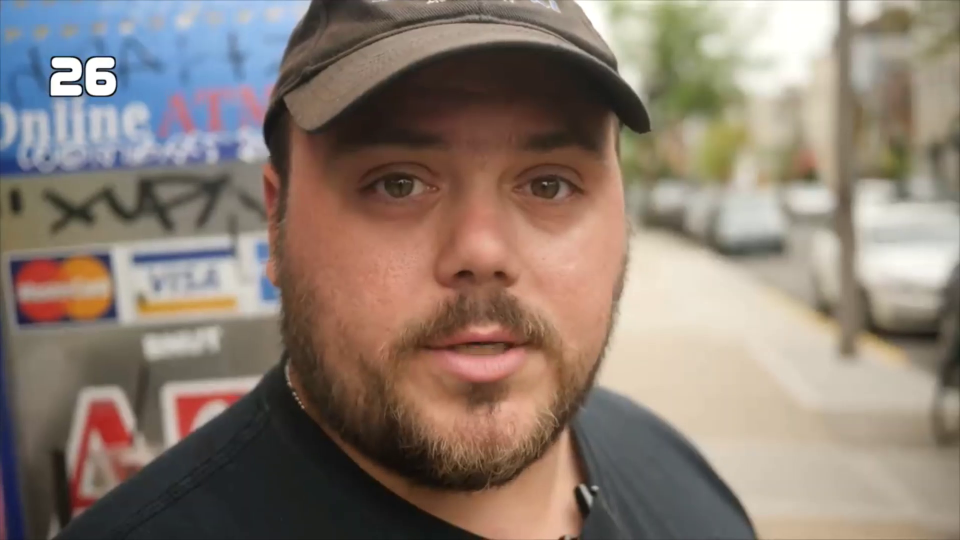
#> input picture frame 7 of SavedVideo.mp4, 1920 x 1080 px, given in place of ForrestGump.mp4, which was not available (shown at 1/2 size)
$ python face.py
#> lines starting #> are read from the running program, lines starting #| are printed output that depends on the picture; after the words box and inside, x2 and y2 are one past the last pixel; in counts of white or black regions, pixels touching at a corner belong together
import numpy as np
import cv2

face_cascade = cv2.CascadeClassifier('haarcascade_frontalface_default.xml')
eye_cascade = cv2.CascadeClassifier('haarcascade_eye.xml')

# cap = cv2.VideoCapture(0)
cap = cv2.VideoCapture("Videos/ForrestGump.mp4")

while 1:
    ret,img = cap.read()
#> img is the input picture: shape (1080, 1920, 3); mean B, G, R 113.9, 124.8, 139.3
    gray = cv2.cvtColor(img, cv2.COLOR_BGR2GRAY)
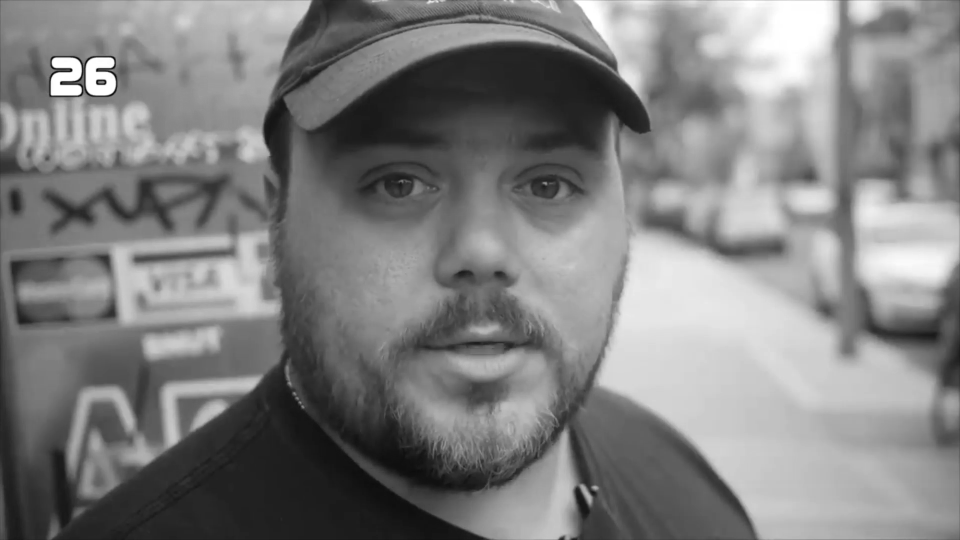
#> gray: shape (1080, 1920) (shown at 1/2 size); min 0, max 255, mean 127.8
    faces = face_cascade.detectMultiScale(gray, 1.3, 5)
#> faces = ()

    for (x, y, w, h) in faces:
        cv2.rectangle(img, (x, y), (x + w, y + h), (255, 0, 0), 2)
#> this loop made 0 passes

    cv2.imshow('img', img)
    k = cv2.waitKey(30) & 0xff
#> (key Esc is pressed here)
    if k == 27:
        break

cap.release()
cv2.destroyAllWindows()

$ run again, starting later in the video
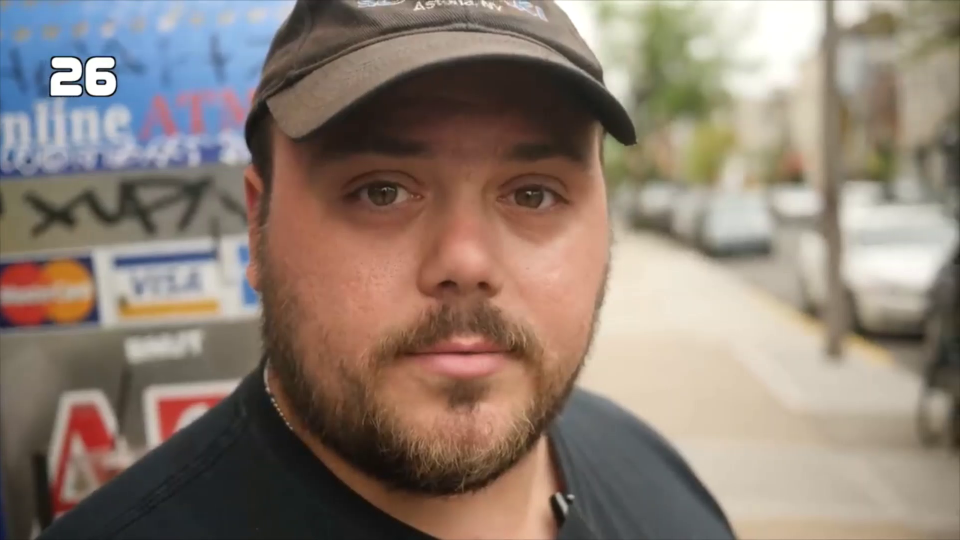
#> input picture frame 32 of SavedVideo.mp4, 1920 x 1080 px, given in place of ForrestGump.mp4, which was not available (shown at 1/2 size)
#> img is the input picture: shape (1080, 1920, 3); mean B, G, R 114.7, 126, 140.9
#> `gray = cv2.cvtColor(img, cv2.COLOR_BGR2GRAY)`:
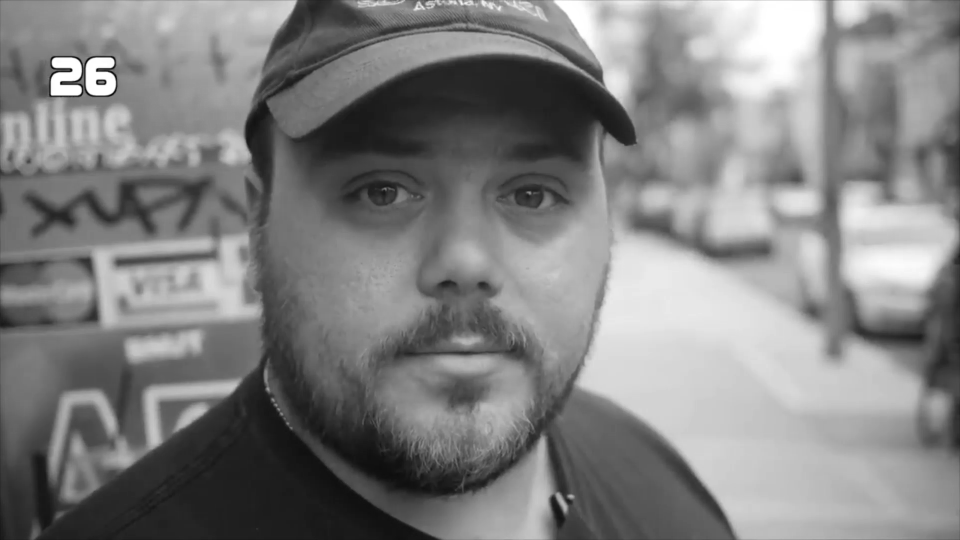
#> gray: shape (1080, 1920) (shown at 1/2 size); min 1, max 255, mean 129.1
#> faces = [[555, 151, 727, 727]]
#> the loop `for (x, y, w, h) in faces:` made 1 pass
#> after the loop `for (x, y, w, h) in faces:`:
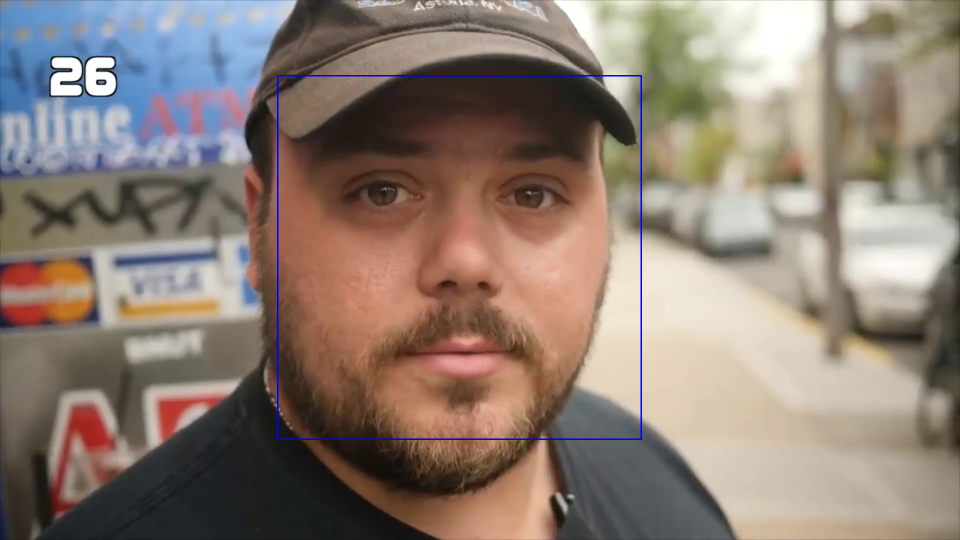
#> img: shape (1080, 1920, 3) (shown at 1/2 size); 0.42% of pixels changed, all inside (x1, y1, x2, y2) = (554, 150, 1284, 880)

$ run again, starting later in the video
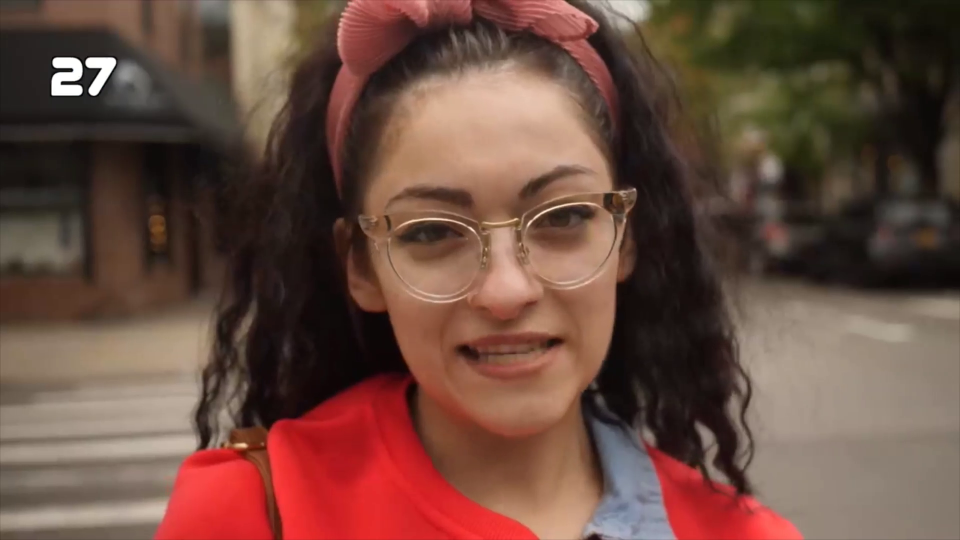
#> input picture frame 57 of SavedVideo.mp4, 1920 x 1080 px, given in place of ForrestGump.mp4, which was not available (shown at 1/2 size)
#> img is the input picture: shape (1080, 1920, 3); mean B, G, R 64.3, 75.7, 107.5
#> `gray = cv2.cvtColor(img, cv2.COLOR_BGR2GRAY)`:
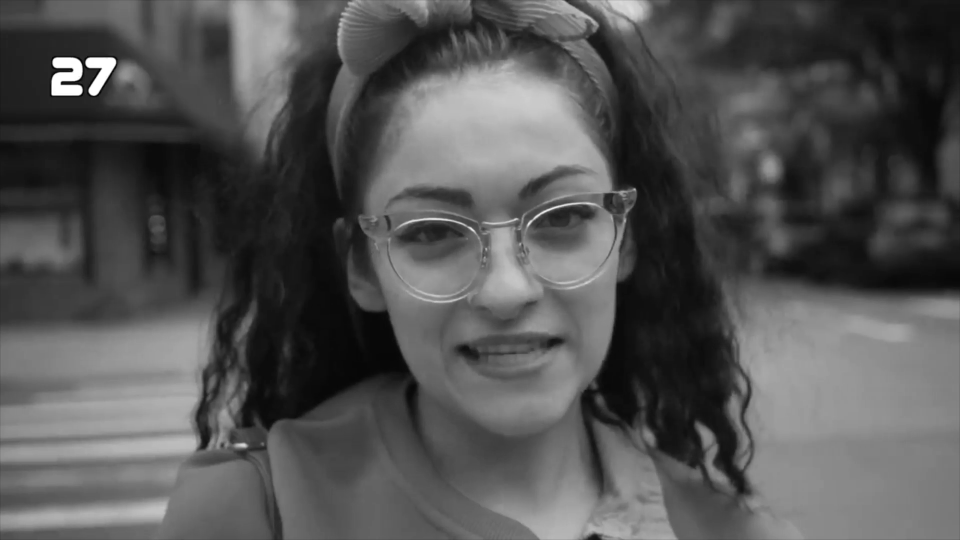
#> gray: shape (1080, 1920) (shown at 1/2 size); min 0, max 255, mean 83.9
#> faces = [[660, 197, 667, 667]]
#> the loop `for (x, y, w, h) in faces:` made 1 pass
#> after the loop `for (x, y, w, h) in faces:`:
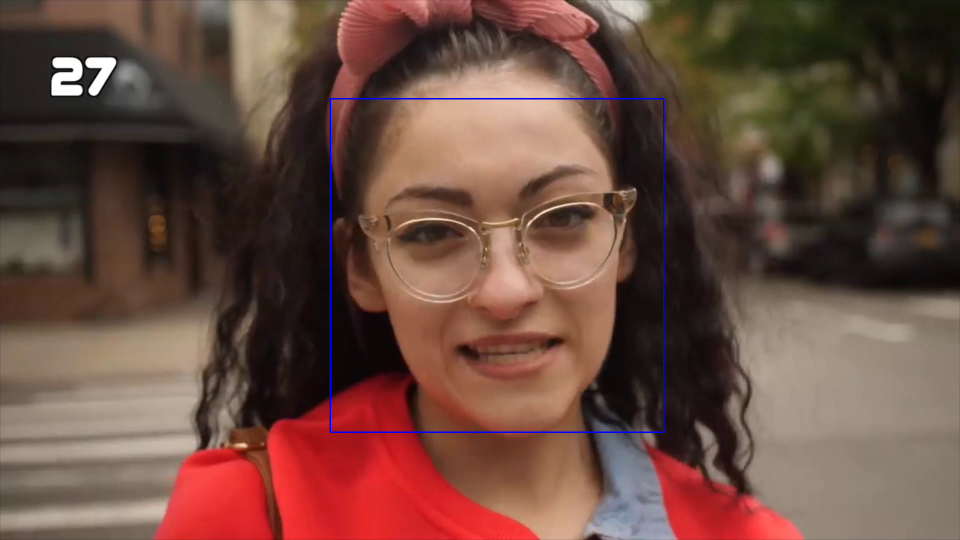
#> img: shape (1080, 1920, 3) (shown at 1/2 size); 0.39% of pixels changed, all inside (x1, y1, x2, y2) = (659, 196, 1329, 866)
